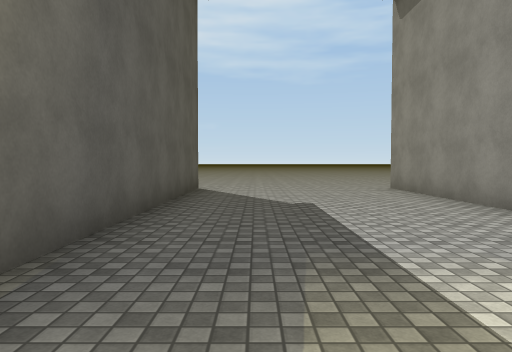
view 1 (above)

24 first-person views from a walk through a Unity game level. The camera is 1.3 m above the floor, tilts 2° down and sees 70° across. Doors are open. The floor is counted in squares, 2 m on a side. Each view is taken from the middle of a square. On the plan, view 1 faces up. The plan holds only what a view shows up to about 11 squares ahead; the rest is blank. The place goes on beyond the plan. The player character is not drawn. Surface patterns are stand-ins for the level's own textures.

view 2
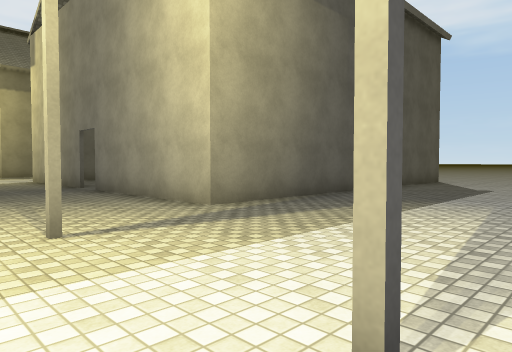

view 3
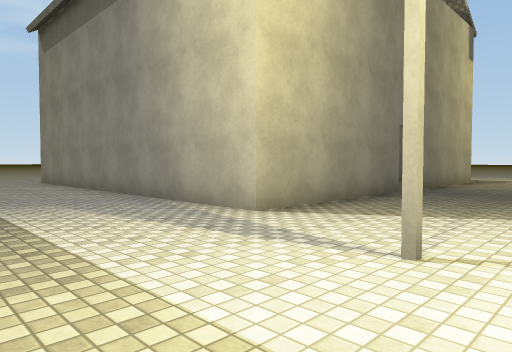

view 4
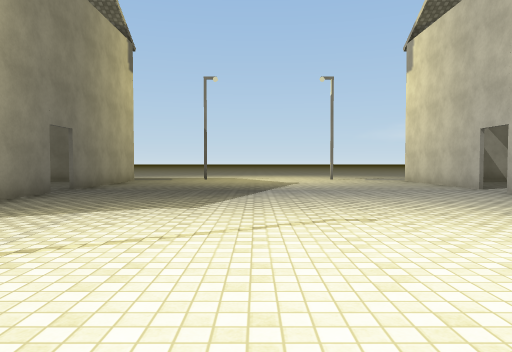

view 5
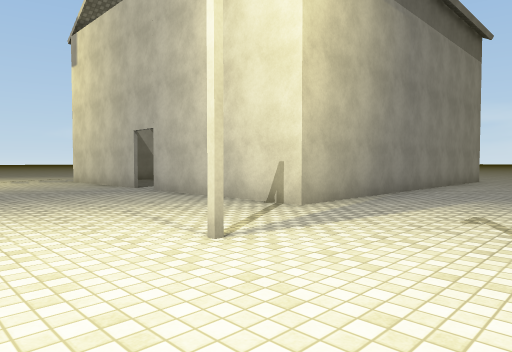

view 6
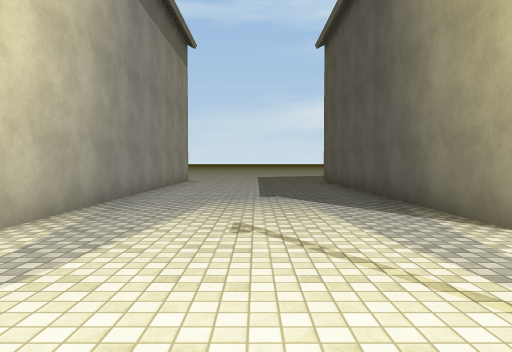

view 7
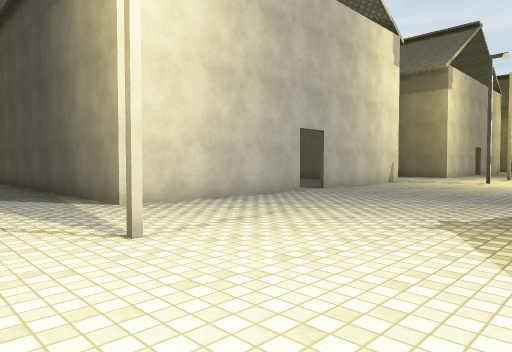

view 8
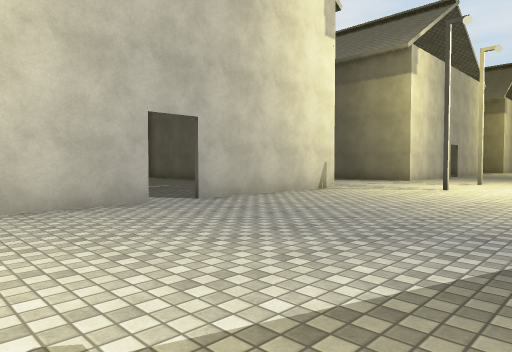

view 9
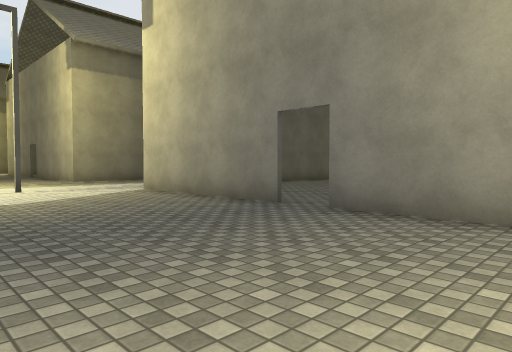

view 10
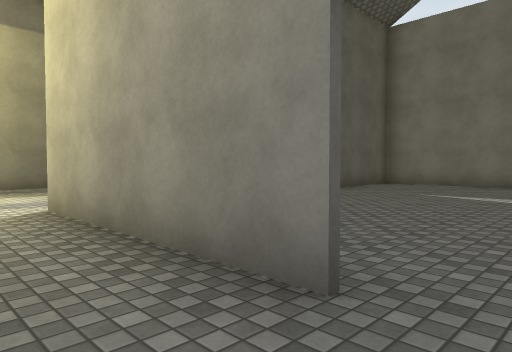

view 11
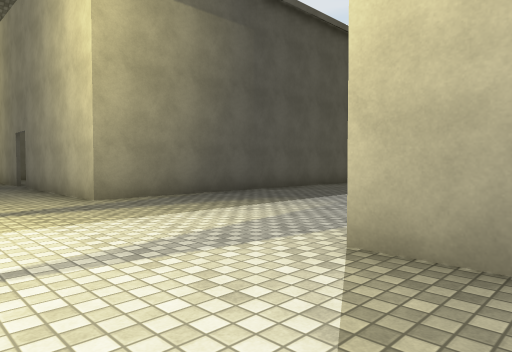

view 12
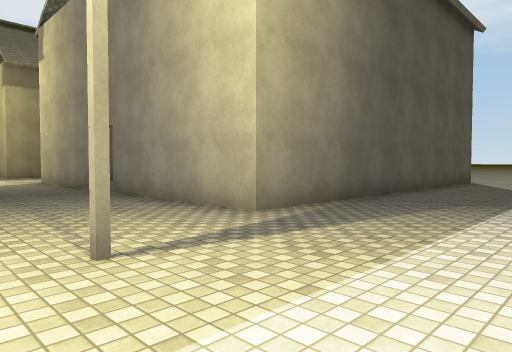

view 13
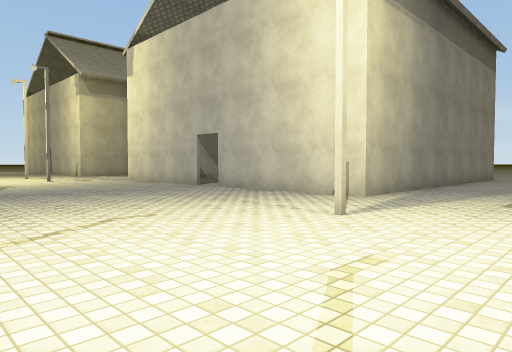

view 14
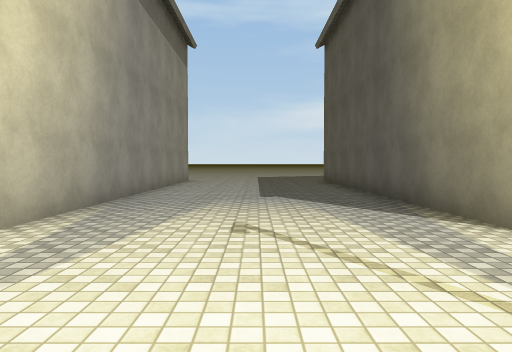

view 15
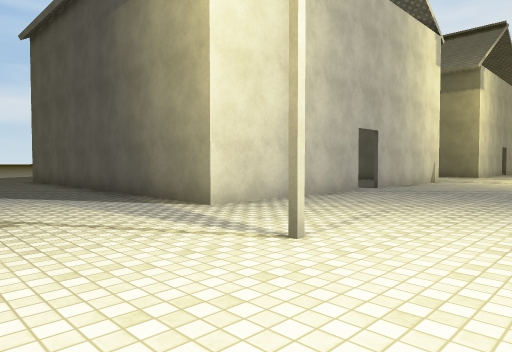

view 16
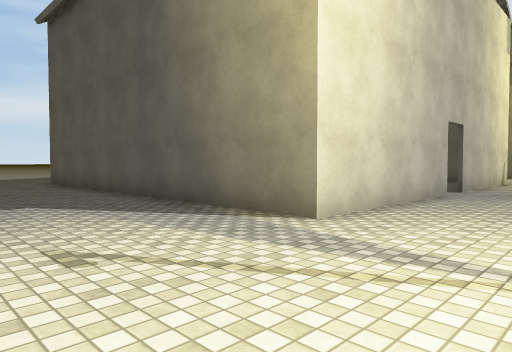

view 17
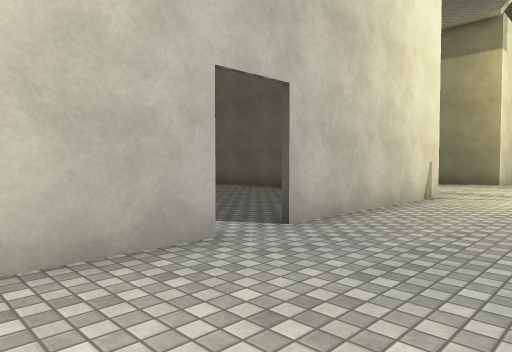

view 18
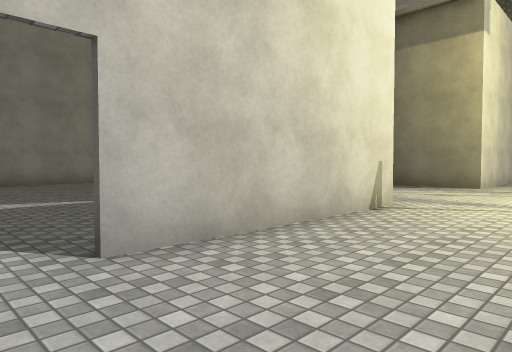

view 19
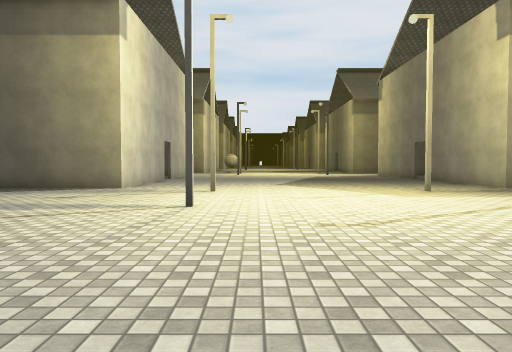

view 20
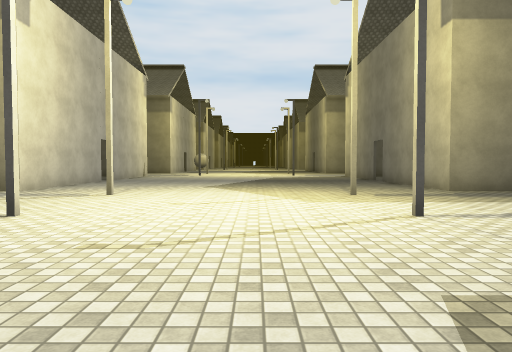

view 21
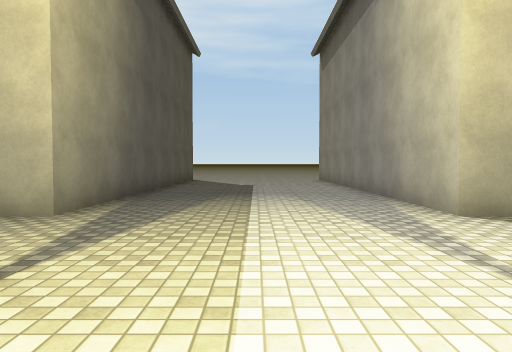

view 22
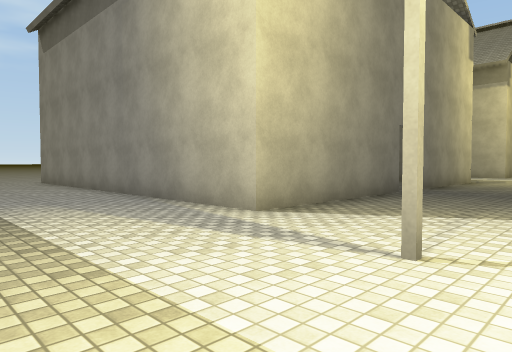

view 23
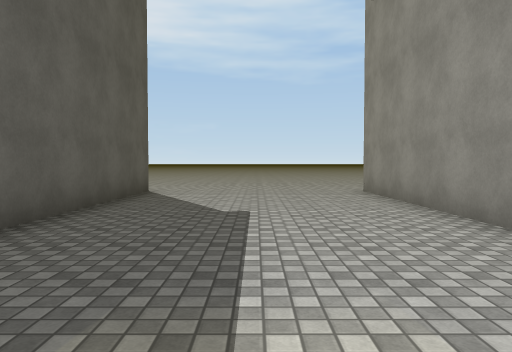

view 24
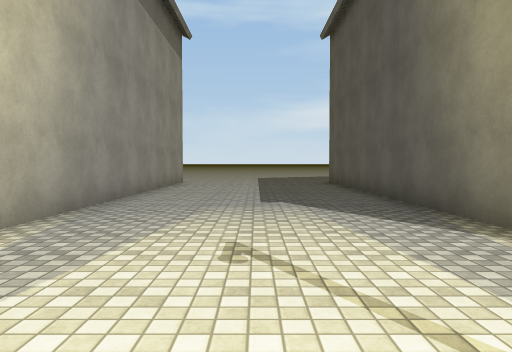

### Floor plan
Key: @ floor where view 1 was taken; # wall or solid block; x gap in a wall; . floor.
Columns run from 34 left of view 1 to 12 right of it. Each row starts with its distance up from view 1.
 10   .......                        ......
  9   #.....#              ####     #.....#
  8   #.....#        #..   #...     #.....#
  7   #.....#        #..   #...     #.....#
  6   #.....#        #..    ....    #.....#
  5   #.....#        #..    ....    #.....#
  4   #.....#        #...   ....    #.....#
  3   #.....#        #...   ....    #.....#
  2   #.....#        #....   ...    #.....#
  1   #.....#        #.....   ...   #.....#
  0 ###.....####xx####.....####xx####.@...####xx###
 -1 ...............................................
 -2 ...............................................
 -3 ....#..#...........#..#...........#..#........
 -4 ...........       ..............  ............
 -5 ............       ...........................
 -6 ............      ............................
 -7 ..............................................
 -8 ....#..#...........#..#...........#..#.........
 -9 ...............................................
-10 ..............................................
-11 ###.....####xx####.....####xx####.....####xx##
-12   #.....#....    #.....#  ..    #.....#     ..
-13   #.....#....    #.....# ...    #.....#
-14   #.....#....    #.....# ..     #.....#
-15   #.....#....    #.....#        #.....#
-16   #.....#....    #.....#        #.....#
-17   #.....#...     #.....#        #.....#
-18   #.....#...     #.....#        #.....#
-19   #.....#...     #..
-20           ##     #..

Positions as (right, up) in squares from view 1, and headings:
1: (0, 0), facing up
2: (3, -4), facing up-left
3: (0, -4), facing up-right
4: (0, -5), facing right
5: (0, -6), facing down-right
6: (1, -7), facing down
7: (1, -5), facing down-left
8: (-3, -5), facing down-left
9: (-3, -5), facing up-left
10: (-6, -2), facing up-left
11: (-10, -3), facing up-left
12: (-13, -4), facing up-left
13: (-15, -4), facing down-right
14: (-14, -7), facing down
15: (-13, -6), facing down-left
16: (-13, -8), facing down-left
17: (-19, -8), facing down-left
18: (-21, -8), facing down-left
19: (-22, -7), facing left
20: (-23, -5), facing left
21: (-29, -5), facing up
22: (-30, -4), facing up-right
23: (-29, 1), facing up
24: (-29, -8), facing down
